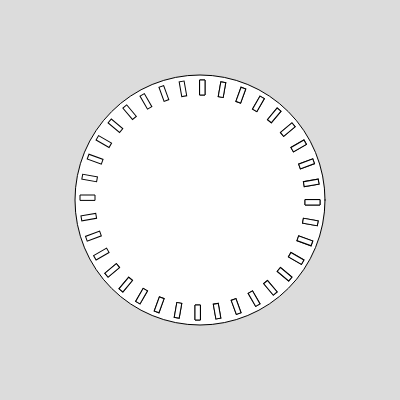
Frame 1 (no input)
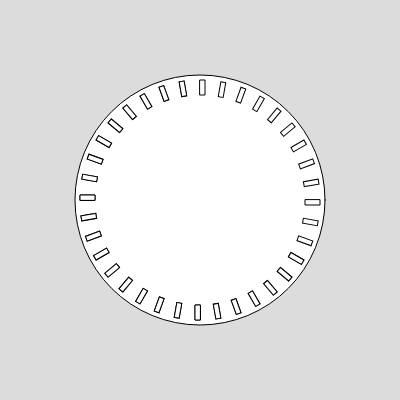
Frame 60 (no input)
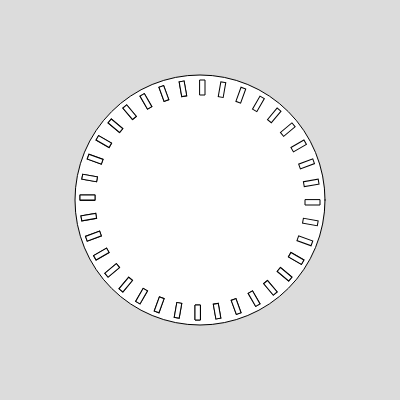
Frame 120 (the mouse pressed at the canvas centre since frame 60)

The p5.js sketch that drew these frames (run headless with seeded random() and noise() and a simulated clock; from frame 60 on, the mouse is pressed at the canvas centre):

// p5.js sketch
// ── sketch.js
// Project Title
// Your Name
// Date
//
// Extra for Experts:
// - describe what you did to take this project "above and beyond"


async function setup() {
  createCanvas(400, 400);
  angleMode(DEGREES);
}

let spin = 0;

function draw() {
  background(220);
  push();
  translate(200, 200);
  circle(0, 0, 250);
  pop();

  for(let i = 0; i < 60; i++){
    push();
    translate(200, 200);
    rotate(spin);
    rect(0,-120,5, 15);
    pop();
    spin += 10;
  }
  
}
